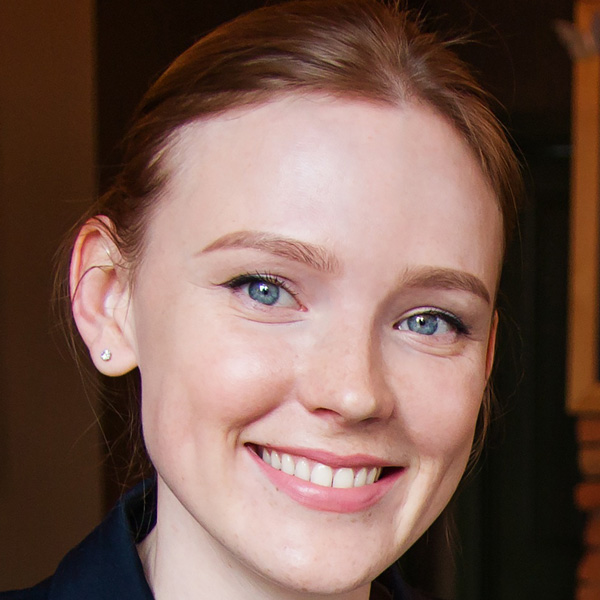
#> input picture scripts/auto_training_workspace/raw/real/real_00054.jpg, 600 x 600 px, found by its file name
$ jupyter execute --allow-errors DEEPFAKE_TRAINING_FIXED.ipynb   (shell and % lines are left out)
#> lines starting #> are read from the running program, lines starting #| are printed output that depends on the picture
# 🎯 FIXED: Deepfake Training (Auto-detects paths)

## Changes:
- Auto-detects Kaggle dataset structure
- Validates files before training
- Better error messages

---
**SETUP:** Runtime → Change runtime type → GPU (T4)

[cell 1]
# GPU Check
import tensorflow as tf
print('GPU:', tf.config.list_physical_devices('GPU'))
#> (this line was passed over: tensorflow is not available in this run)
#> (the rest of this cell did not finish here and is left out)

[cell 2]
# Dependencies & Kaggle

import json, os, shutil
with open('/root/.kaggle/kaggle.json', 'w') as f:
    json.dump({"username": "snapdragoon77", "key": "KGAT_a0e47466be9a5de9ac5b0e203f5e42c0"}, f)
print('✅ Kaggle configured')

[cell 3]
# Config
TARGET_SIZE = (299, 299)
BATCH_SIZE = 32
FROZEN_EPOCHS = 10
FINETUNE_EPOCHS = 15

WORKSPACE = '/content/deepfake_training'
RAW_DIR = f'{WORKSPACE}/raw'
PROCESSED_DIR = f'{WORKSPACE}/processed'

if os.path.exists(WORKSPACE):
    shutil.rmtree(WORKSPACE)

for p in [f'{RAW_DIR}/real', f'{RAW_DIR}/fake', f'{PROCESSED_DIR}/real', f'{PROCESSED_DIR}/fake']:
    os.makedirs(p, exist_ok=True)

print('✅ Workspace ready')

[cell 4]
# FIXED: Download & Extract Kaggle Dataset
print('Downloading Kaggle dataset...')

print('\nExtracting...')

print('\nSearching for images...')
# Auto-detect structure
import glob
from pathlib import Path

# Find all directories with images
#> (the rest of this cell did not finish here and is left out)

[cell 5]
# Download GAN faces
import requests, time

print('Downloading GAN faces...')
url = 'https://thispersondoesnotexist.com/'
headers = {'User-Agent': 'Mozilla/5.0'}

#> (the rest of this cell did not finish here and is left out)

[cell 6]
# Preprocessing
import cv2, numpy as np

print('=== PREPROCESSING ===')
cascade = cv2.CascadeClassifier(cv2.data.haarcascades + 'haarcascade_frontalface_default.xml')

def process_face(img_path, out_path, size=(299, 299)):
#> called with size = (299, 299)
    try:
        img = cv2.imread(img_path)
#> img is the input picture: shape (600, 600, 3); mean B, G, R 82.4, 92.5, 121.8
        if img is None:
            return False
        gray = cv2.cvtColor(img, cv2.COLOR_BGR2GRAY)
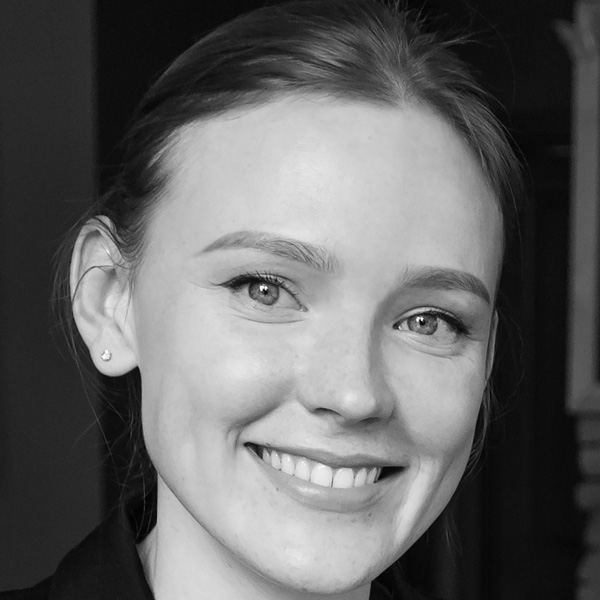
#> gray: shape (600, 600); min 1, max 255, mean 100.1
        faces = cascade.detectMultiScale(gray, 1.1, 4, minSize=(80, 80))
#> faces = [[127, 131, 421, 421]]
        if len(faces) == 0:
            return False
        x, y, w, h = max(faces, key=lambda r: r[2] * r[3])
#> x = 127; y = 131; w = 421; h = 421
        margin = int(w * 0.2)
#> margin = 84
        x, y = max(0, x - margin), max(0, y - margin)
#> x = 43; y = 47
        w = min(img.shape[1] - x, w + 2 * margin)
#> w = 557
        h = min(img.shape[0] - y, h + 2 * margin)
#> h = 553
        face = cv2.resize(img[y:y+h, x:x+w], size)
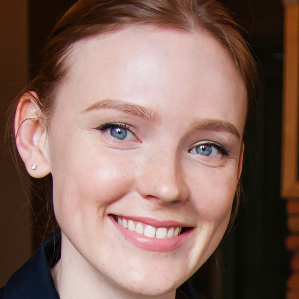
#> face: shape (299, 299, 3); mean B, G, R 94, 103.4, 133.3
        cv2.imwrite(out_path, face)
        return True
    except:
        return False

for label in ['real', 'fake']:
    src = f'{RAW_DIR}/{label}'
    dst = f'{PROCESSED_DIR}/{label}'
    files = [f for f in os.listdir(src) if f.endswith(('.jpg', '.png'))][:4000]
    print(f'\n{label.upper()}: {len(files)} images')
    saved = 0
    for i, f in enumerate(files):
        if process_face(os.path.join(src, f), os.path.join(dst, f), TARGET_SIZE):
            saved += 1
        if (i + 1) % 500 == 0:
            print(f'   {i+1}/{len(files)} - {saved} saved')
    print(f'✅ {label}: {saved} faces')
#> pass 2 of the loop `for label in ['real', 'fake']:`:
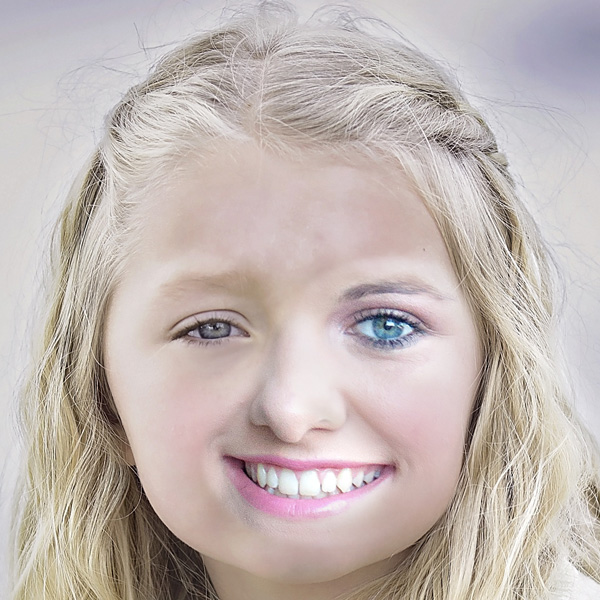
#> input picture scripts/auto_training_workspace/raw/fake/easy_128_0111.jpg, 600 x 600 px, found by its file name
#> in process_face, img is the input picture: shape (600, 600, 3); mean B, G, R 178.5, 182.6, 194.4
#> in process_face (call 2), `gray = cv2.cvtColor(img, cv2.COLOR_BGR2GRAY)`:
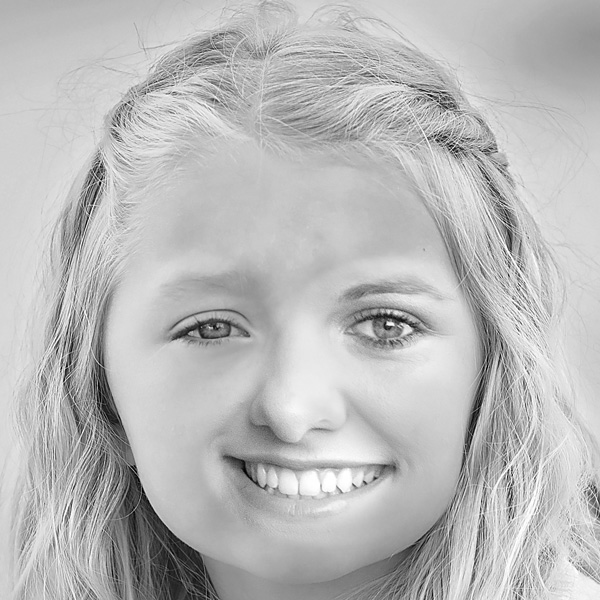
#> gray: shape (600, 600); min 1, max 255, mean 185.6
#> faces = [[93, 172, 395, 395]]
#> in process_face (call 2), `x, y, w, h = max(faces, key=lambda r: r[2] * r[3])`: x = 93; y = 172; w = 395
#> margin = 79
#> in process_face (call 2), `x, y = max(0, x - margin), max(0, y - margin)`: x = 14; y = 93
#> in process_face (call 2), `w = min(img.shape[1] - x, w + 2 * margin)`: w = 553
#> in process_face (call 2), `h = min(img.shape[0] - y, h + 2 * margin)`: h = 507
#> in process_face (call 2), `face = cv2.resize(img[y:y+h, x:x+w], size)`:
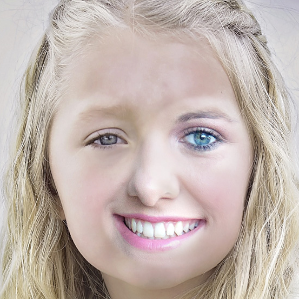
#> face: shape (299, 299, 3); mean B, G, R 173, 179.4, 193.7

print('\n✅ Preprocessing done')

[cell 7]
# Balance dataset
real_files = [f for f in os.listdir(f'{PROCESSED_DIR}/real') if f.endswith(('.jpg', '.png'))]
fake_files = [f for f in os.listdir(f'{PROCESSED_DIR}/fake') if f.endswith(('.jpg', '.png'))]

print(f'Before: REAL={len(real_files):,}, FAKE={len(fake_files):,}')

target = min(len(real_files), len(fake_files), 3500)

for label, files in [('real', real_files), ('fake', fake_files)]:
    if len(files) > target:
        for f in files[target:]:
            os.remove(f'{PROCESSED_DIR}/{label}/{f}')

print(f'After: REAL={target:,}, FAKE={target:,}, TOTAL={target*2:,} ✅')
